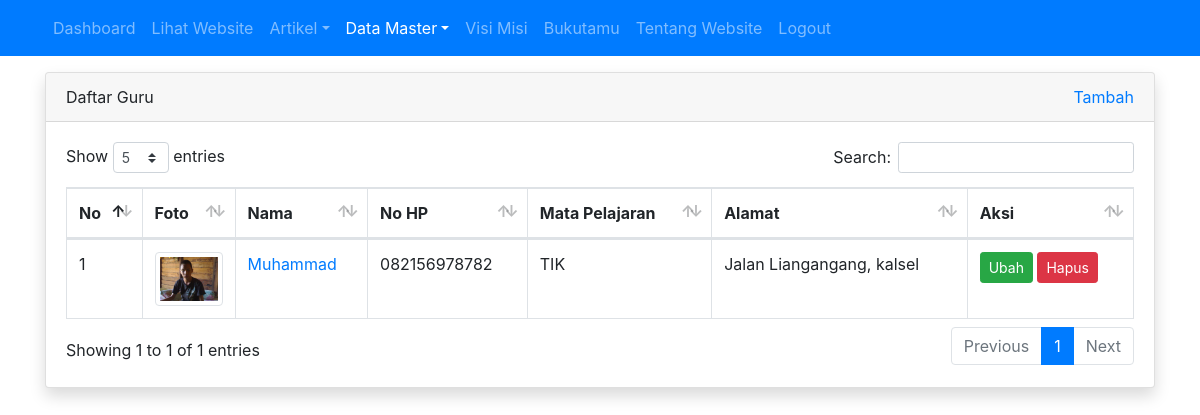
Screenshot of /admin/guru/index.php (signed in) with the database file from the repository.
### tables this page shows
CREATE TABLE `tbl_guru` (
  `id` int(11) NOT NULL AUTO_INCREMENT,
  `nama` varchar(100) DEFAULT NULL,
  `nip` int(10) DEFAULT NULL,
  `jenis_kelamin` enum('L','P') DEFAULT NULL,
  `no_hp` varchar(12) DEFAULT NULL,
  `tempat_lahir` varchar(50) DEFAULT NULL,
  `tanggal_lahir` date DEFAULT NULL,
  `mata_pelajaran` varchar(50) DEFAULT NULL,
  `alamat` varchar(100) DEFAULT NULL,
  `foto` varchar(100) DEFAULT NULL,
  PRIMARY KEY (`id`)
);

### admin/guru/index.php (the view, shortened to what this page needs)
<?php
require_once '../../koneksi.php';
$query = mysqli_query($koneksi, "SELECT id, nama, alamat, foto, no_hp, mata_pelajaran FROM tbl_guru");
$no = 1;
?>
<!DOCTYPE html>
<html>
<head>
	<link rel="stylesheet" href="../../resources/datatables/datatables.min.css">
	<link rel="stylesheet" href="../../resources/css/bootstrap.min.css">
</head>
<body>
	<?php require_once '../navbar.php'; ?>
	<div class="container mt-3">
		<div class="row">
			<div class="col">
				<div class="card shadow">
					<div class="card-header">
						<div class="clearfix">
							<div class="float-left">
								Daftar Guru
							</div>
							<div class="float-right">
								<a href="tambah.php">Tambah</a>
							</div>
						</div>
					</div>
					<div class="card-body">
						<table id="table_id" class="dataTable table table-bordered">
							<thead>
								<tr>
									<th>No</th>
									<th width="50px">Foto</th>
									<th>Nama</th>
									<th>No HP</th>
									<th>Mata Pelajaran</th>
									<th>Alamat</th>
									<th>Aksi</th>
								</tr>
							</thead>
							<tbody>
								<?php while ($row = mysqli_fetch_assoc($query)) : ?>
									<tr>
										<td><?= $no++ ?></td>
										<td><img src="../../images/guru/<?= $row['foto'] ?>" alt="" width="100%" class="img-thumbnail"></td>
										<td><a href="detail.php?id=<?= $row['id'] ?>"><?= $row['nama'] ?></a></td>
										<td><?= $row['no_hp'] ?></td>
										<td><?= $row['mata_pelajaran'] ?></td>
										<td><?= $row['alamat'] ?></td>
										<td>
											<a href="ubah.php?id=<?= $row['id'] ?>" class="btn btn-success btn-sm">Ubah</a>
											<a href="hapus.php?id=<?= $row['id'] ?>" class="btn btn-danger btn-sm" onclick="return confirm('apakah anda yakin?')">Hapus</a>
										</td>
									</tr>
								<?php endwhile; ?>
							</tbody>
						</table>
					</div>
				</div>
			</div>
		</div>
	</div>
</body>
</html>

### rows the page displays
tbl_guru: foto (picture), nama "Muhammad", no_hp "082156978782", mata_pelajaran "TIK", alamat "Jalan Liangangang, kalsel"
